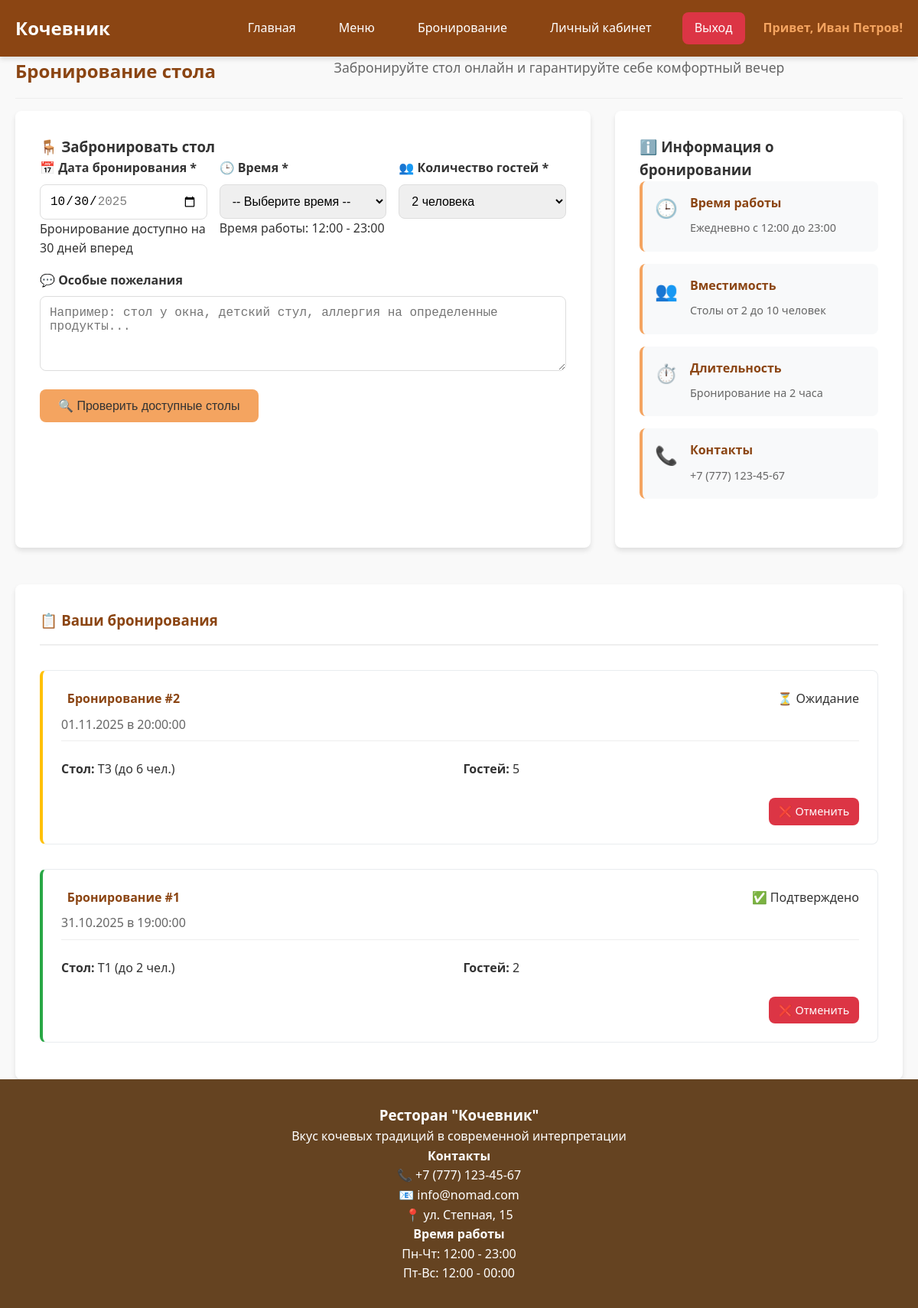
Screenshot of /booking.php (signed in) with the database file from the repository.
### tables this page shows
CREATE TABLE bookings (
    id INT AUTO_INCREMENT PRIMARY KEY,
    user_id INT,
    table_id INT,
    booking_date DATE NOT NULL,
    booking_time TIME NOT NULL,
    guests INT NOT NULL,
    special_requests TEXT,
    status ENUM('pending', 'confirmed', 'cancelled', 'completed') DEFAULT 'pending',
    created_at TIMESTAMP DEFAULT CURRENT_TIMESTAMP,
    updated_at TIMESTAMP DEFAULT CURRENT_TIMESTAMP ON UPDATE CURRENT_TIMESTAMP,
    FOREIGN KEY (user_id) REFERENCES users(id) ON DELETE CASCADE,
    FOREIGN KEY (table_id) REFERENCES tables(id) ON DELETE CASCADE,
    INDEX idx_booking_date (booking_date),
    INDEX idx_status (status)
);

CREATE TABLE tables (
    id INT AUTO_INCREMENT PRIMARY KEY,
    table_number VARCHAR(10) UNIQUE NOT NULL,
    capacity INT NOT NULL,
    description TEXT,
    status ENUM('available', 'reserved', 'maintenance') DEFAULT 'available',
    created_at TIMESTAMP DEFAULT CURRENT_TIMESTAMP
);

### config.php (called while the page is built, shortened)
<?php
$host = 'localhost';
$dbname = 'nomad_restaurant';
$username = 'root';
$password = '';
try {
    $pdo = new PDO("mysql:host=$host;dbname=$dbname;charset=utf8", $username, $password);
    $pdo->setAttribute(PDO::ATTR_ERRMODE, PDO::ERRMODE_EXCEPTION);
} catch(PDOException $e) {
    die("Ошибка подключения: " . $e->getMessage());
}
function isLoggedIn() {
    return isset($_SESSION['user_id']);
}
function getUserBookings($user_id) {
    global $pdo;
    $stmt = $pdo->prepare("
        SELECT b.*, t.table_number, t.capacity
        FROM bookings b
        JOIN tables t ON b.table_id = t.id
        WHERE b.user_id = ?
        ORDER BY b.booking_date DESC, b.booking_time DESC
    ");
    $stmt->execute([$user_id]);
    return $stmt->fetchAll();
}
?>

### booking.php (the view, shortened to what this page needs)
<?php
require_once 'config.php';
$user_bookings = getUserBookings($_SESSION['user_id']);
?>
<!DOCTYPE html>
<html lang="ru">
<head>
    <link rel="stylesheet" href="style.css">
</head>
<body>
    <header>
        <nav class="navbar">
            <div class="container">
                <div class="nav-brand">
                    <h1><a href="index.php">Кочевник</a></h1>
                </div>
                <div class="nav-menu">
                    <a href="index.php">Главная</a>
                    <a href="menu.php">Меню</a>
                    <a href="booking.php" class="active">Бронирование</a>
                    <?php if (isLoggedIn()): ?>
                        <a href="profile.php">Личный кабинет</a>
                        <a href="?logout=true" class="btn-logout">Выход</a>
                        <span class="user-greeting">Привет, <?php echo htmlspecialchars($_SESSION['user_name']); ?>!</span>
                    <?php else: ?>
                        <a href="login.php" class="btn-login">Вход</a>
                        <a href="register.php" class="btn-register">Регистрация</a>
                    <?php endif; ?>
                </div>
            </div>
        </nav>
    </header>
    <main class="container">
        <section class="booking-section">
            <div class="booking-header">
                <h2>Бронирование стола</h2>
                <p class="booking-subtitle">Забронируйте стол онлайн и гарантируйте себе комфортный вечер</p>
            </div>
            <div class="booking-container">
                <div class="booking-form-container">
                    <h3>🪑 Забронировать стол</h3>
                    <form method="POST" class="booking-form" id="bookingForm">
                        <div class="form-row">
                            <div class="form-group">
                                <label for="booking_date">📅 Дата бронирования *</label>
                                <input type="date" id="booking_date" name="booking_date"
                                       min="<?php echo date('Y-m-d'); ?>"
                                       max="<?php echo date('Y-m-d', strtotime('+30 days')); ?>"
                                       required>
                                <div class="form-hint">Бронирование доступно на 30 дней вперед</div>
                            </div>
                            <div class="form-group">
                                <label for="booking_time">🕒 Время *</label>
                                <select id="booking_time" name="booking_time" required>
                                    <option value="">-- Выберите время --</option>
                                </select>
                                <div class="form-hint">Время работы: 12:00 - 23:00</div>
                            </div>
                            <div class="form-group">
                                <label for="guests">👥 Количество гостей *</label>
                                <select id="guests" name="guests" required>
                                    <option value="2" selected>2 человека</option>
                                </select>
                            </div>
                        </div>
                        <div class="form-group">
                            <label for="special_requests">💬 Особые пожелания</label>
                            <textarea id="special_requests" name="special_requests"
                                      rows="4"
                                      placeholder="Например: стол у окна, детский стул, аллергия на определенные продукты..."></textarea>
                        </div>
                        <div class="form-group">
                            <button type="button" id="checkAvailability" class="btn btn-secondary btn-large">
                                🔍 Проверить доступные столы
                            </button>
                        </div>
                    </form>
                </div>
                <div class="booking-info">
                    <h3>ℹ️ Информация о бронировании</h3>
                    <div class="info-cards">
                        <div class="info-card">
                            <div class="info-icon">🕒</div>
                            <div class="info-content">
                                <h4>Время работы</h4>
                                <p>Ежедневно с 12:00 до 23:00</p>
                            </div>
                        </div>
                        <div class="info-card">
                            <div class="info-icon">👥</div>
                            <div class="info-content">
                                <h4>Вместимость</h4>
                                <p>Столы от 2 до 10 человек</p>
                            </div>
                        </div>
                        <div class="info-card">
                            <div class="info-icon">⏱️</div>
                            <div class="info-content">
                                <h4>Длительность</h4>
                                <p>Бронирование на 2 часа</p>
                            </div>
                        </div>
                        <div class="info-card">
                            <div class="info-icon">📞</div>
                            <div class="info-content">
                                <h4>Контакты</h4>
                                <p>+7 (777) 123-45-67</p>
                            </div>
                        </div>
                    </div>
                </div>
            </div>
            <div class="user-bookings">
                <div class="bookings-header">
                    <h3>📋 Ваши бронирования</h3>
                </div>
                <?php if (empty($user_bookings)): ?>
                    <div class="no-bookings">
                        <div class="no-bookings-icon">📅</div>
                        <h4>У вас пока нет бронирований</h4>
                        <p>Забронируйте свой первый стол и насладитесь атмосферой кочевых традиций</p>
                    </div>
                <?php else: ?>
                    <div class="bookings-list">
                        <?php foreach ($user_bookings as $booking): ?>
                            <div class="booking-card <?php echo $booking['status']; ?>">
                                <div class="booking-header">
                                    <div class="booking-title">
                                        <h4>Бронирование #<?php echo $booking['id']; ?></h4>
                                        <span class="booking-datetime">
                                            <?php echo date('d.m.Y', strtotime($booking['booking_date'])); ?> в <?php echo $booking['booking_time']; ?>
                                        </span>
                                    </div>
                                    <span class="status-badge status-<?php echo $booking['status']; ?>">
                                        <?php
                                        $statuses = [
                                            'pending' => '⏳ Ожидание',
                                            'confirmed' => '✅ Подтверждено',
                                            'cancelled' => '❌ Отменено',
                                            'completed' => '🏁 Завершено'
                                        ];
                                        echo $statuses[$booking['status']];
                                        ?>
                                    </span>
                                </div>
                                <div class="booking-details">
                                    <div class="detail">
                                        <strong>Стол:</strong> <?php echo htmlspecialchars($booking['table_number']); ?> (до <?php echo $booking['capacity']; ?> чел.)
                                    </div>
                                    <div class="detail">
                                        <strong>Гостей:</strong> <?php echo $booking['guests']; ?>
                                    </div>
                                </div>
                                <?php if ($booking['status'] == 'pending' || $booking['status'] == 'confirmed'): ?>
                                    <div class="booking-actions">
                                        <?php
                                        $booking_datetime = $booking['booking_date'] . ' ' . $booking['booking_time'];
                                        $current_datetime = date('Y-m-d H:i:s');
                                        $time_diff = (strtotime($booking_datetime) - strtotime($current_datetime)) / 3600;
                                        ?>
                                        <?php if ($time_diff >= 2): ?>
                                            <a href="?cancel_booking=<?php echo $booking['id']; ?>"
                                               class="btn btn-danger btn-sm"
                                               onclick="return confirm('Вы уверены, что хотите отменить бронирование?')">
                                                ❌ Отменить
                                            </a>
                                        <?php else: ?>
                                            <span class="cancel-disabled">Отмена невозможна (менее 2 часов до визита)</span>
                                        <?php endif; ?>
                                    </div>
                                <?php endif; ?>
                            </div>
                        <?php endforeach; ?>
                    </div>
                <?php endif; ?>
            </div>
        </section>
    </main>
    <footer>
        <div class="container">
            <div class="footer-content">
                <div class="footer-section">
                    <h3>Ресторан "Кочевник"</h3>
                    <p>Вкус кочевых традиций в современной интерпретации</p>
                </div>
                <div class="footer-section">
                    <h4>Контакты</h4>
                    <p>📞 +7 (777) 123-45-67</p>
                    <p>📧 info@nomad.com</p>
                    <p>📍 ул. Степная, 15</p>
                </div>
                <div class="footer-section">
                    <h4>Время работы</h4>
                    <p>Пн-Чт: 12:00 - 23:00</p>
                    <p>Пт-Вс: 12:00 - 00:00</p>
                </div>
            </div>
        </div>
    </footer>
</body>
</html>

### rows the page displays
bookings: id "2", booking_date "01.11.2025", booking_time "20:00:00", status "⏳ Ожидание", table.table_number "T3", table.capacity "6", guests "5"
bookings: id "1", booking_date "31.10.2025", booking_time "19:00:00", status "✅ Подтверждено", table.table_number "T1", table.capacity "2", guests "2"

### other values shown
$_SESSION['user_name'] "Иван Петров"
